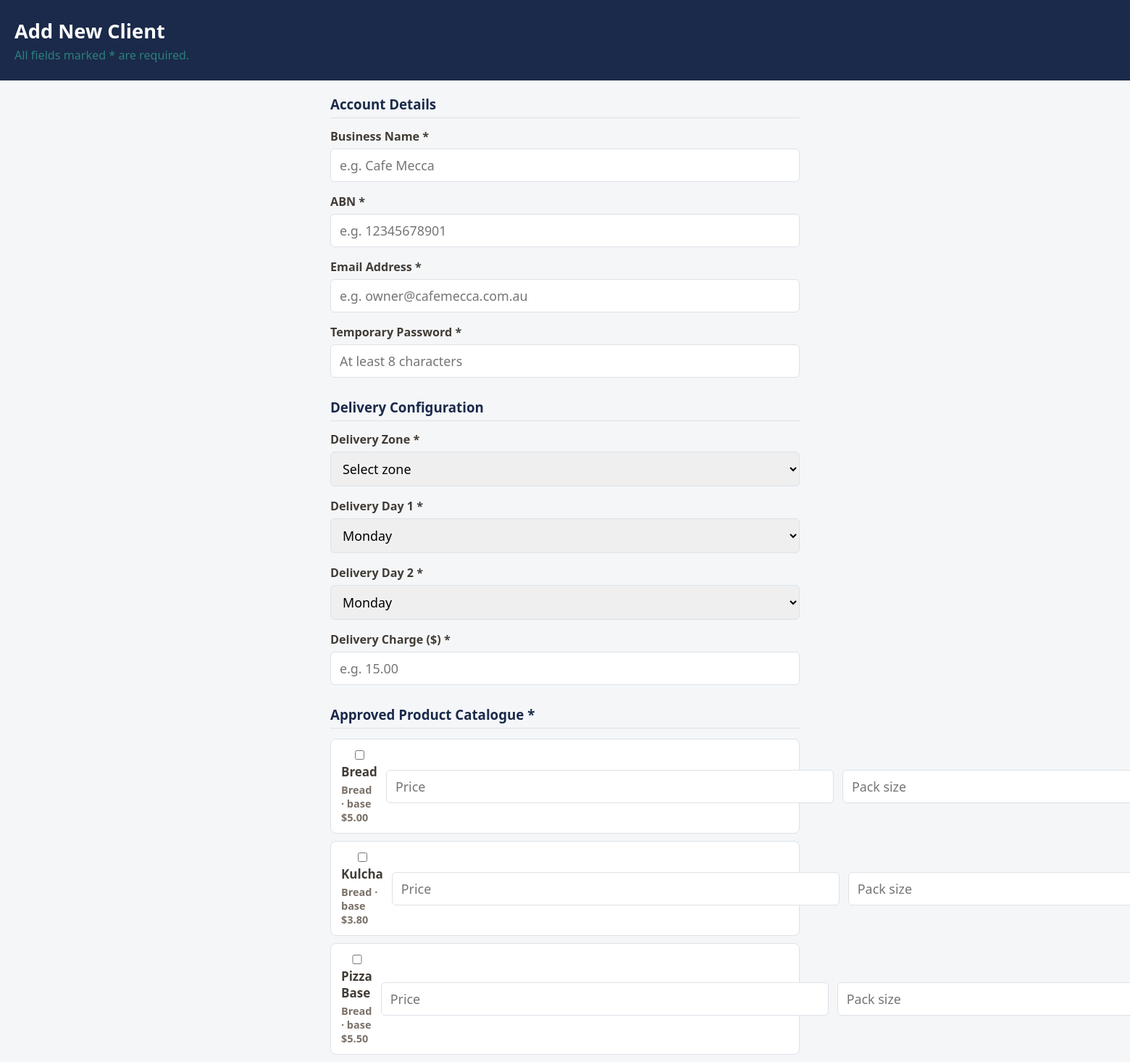
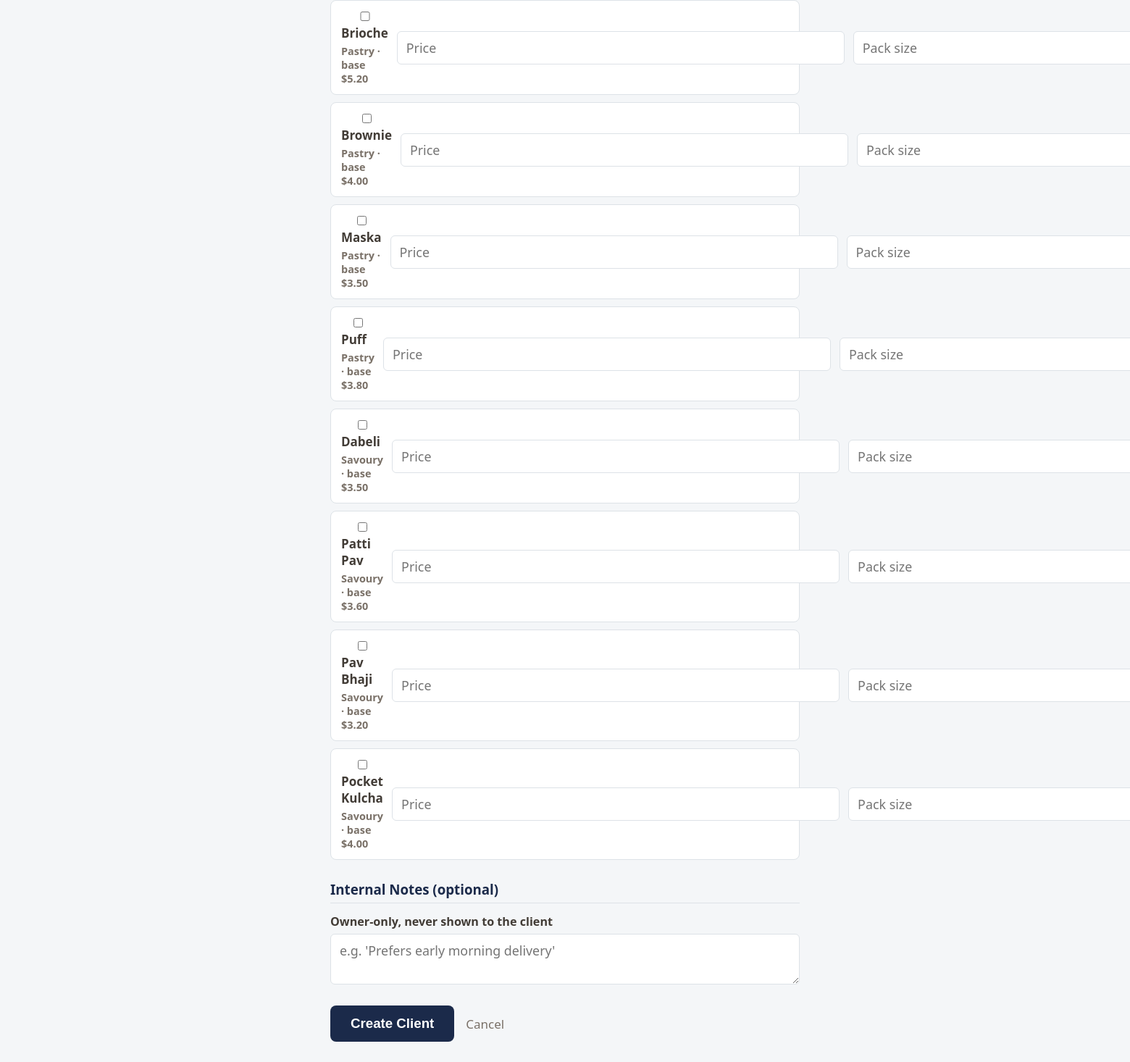
The page /owner/clients/new (signed in) on the database its author committed (2 pictures, top to bottom).
### tables this page shows
CREATE TABLE products (
    product_id   INTEGER PRIMARY KEY AUTOINCREMENT,
    product_name TEXT NOT NULL UNIQUE,
    category     TEXT NOT NULL CHECK (category IN ('Bread', 'Pastry', 'Savoury')),
    base_price   REAL NOT NULL CHECK (base_price > 0),
    pack_size    INTEGER NOT NULL CHECK (pack_size > 0)
, gst_applicable INTEGER NOT NULL DEFAULT 0 CHECK (gst_applicable IN (0, 1)));

### routes/owner.py (the view, shortened to what this page needs)
@owner_bp.route("/owner/clients/new", methods=["GET", "POST"])
@login_required("owner")
def add_client():
    products = _all_products()
    if request.method == "GET":
        return render_template(
            "owner_client_form.html", zones=ZONES, weekdays=WEEKDAYS,
            products=products, form_data={}, error=None,
        )

### database/db.py (called while the page is built)
def get_db_connection():
    DATABASE_PATH.parent.mkdir(parents=True, exist_ok=True)
    connection = sqlite3.connect(DATABASE_PATH)
    connection.row_factory = sqlite3.Row
    connection.execute("PRAGMA foreign_keys = ON")
    return connection

### routes/auth.py (called while the page is built)
def login_required(role):
    def decorator(view_func):
        @wraps(view_func)
        def wrapped(*args, **kwargs):
            if session.get("user_id") is None:
                return redirect(url_for("auth.login"))
            if session.get("role") != role:
                abort(403)
            return view_func(*args, **kwargs)
        return wrapped
    return decorator

### routes/owner.py (called while the page is built)
def _all_products():
    connection = get_db_connection()
    try:
        return connection.execute(
            "SELECT product_id, product_name, category, base_price, pack_size "
            "FROM products ORDER BY category, product_name"
        ).fetchall()
    finally:
        connection.close()

### templates/owner_client_form.html (shortened to what this page needs)
{% extends "base.html" %}
{% block body %}
<div class="order-page">
    <header class="order-header">
        <h1>Add New Client</h1>
        <p class="order-subtext">All fields marked * are required.</p>
    </header>
    <main class="client-form-wrap">
        <form method="post" action="{{ url_for('owner.add_client') }}" novalidate>
            <h2 class="form-section-title">Account Details</h2>
            <div class="field">
                <label for="business_name">Business Name *</label>
                <input type="text" id="business_name" name="business_name" maxlength="100"
                       placeholder="e.g. Cafe Mecca" value="{{ form_data.get('business_name', '') }}">
            </div>
            <div class="field">
                <label for="abn">ABN *</label>
                <input type="text" id="abn" name="abn" maxlength="11"
                       placeholder="e.g. 12345678901" value="{{ form_data.get('abn', '') }}">
            </div>
            <div class="field">
                <label for="email">Email Address *</label>
                <input type="email" id="email" name="email" maxlength="254"
                       placeholder="e.g. owner@cafemecca.com.au" value="{{ form_data.get('email', '') }}">
            </div>
            <div class="field">
                <label for="temp_password">Temporary Password *</label>
                <input type="text" id="temp_password" name="temp_password" maxlength="72"
                       placeholder="At least 8 characters" value="{{ form_data.get('temp_password', '') }}">
            </div>
            <h2 class="form-section-title">Delivery Configuration</h2>
            <div class="field">
                <label for="delivery_zone">Delivery Zone *</label>
                <select id="delivery_zone" name="delivery_zone">
                    <option value="" disabled {% if not form_data.get('delivery_zone') %}selected{% endif %}>Select zone</option>
                </select>
            </div>
            <div class="field">
                <label for="delivery_day1">Delivery Day 1 *</label>
                <select id="delivery_day1" name="delivery_day1">
                    {% for day in weekdays %}
                    <option value="{{ day }}" {% if form_data.get('delivery_day1') == day %}selected{% endif %}>{{ day }}</option>
                    {% endfor %}
                </select>
            </div>
            <div class="field">
                <label for="delivery_day2">Delivery Day 2 *</label>
                <select id="delivery_day2" name="delivery_day2">
                    {% for day in weekdays %}
                    <option value="{{ day }}" {% if form_data.get('delivery_day2') == day %}selected{% endif %}>{{ day }}</option>
                    {% endfor %}
                </select>
            </div>
            <div class="field">
                <label for="delivery_charge">Delivery Charge ($) *</label>
                <input type="number" id="delivery_charge" name="delivery_charge" min="0.01" step="0.01"
                       placeholder="e.g. 15.00" value="{{ form_data.get('delivery_charge', '') }}">
            </div>
            <h2 class="form-section-title">Approved Product Catalogue *</h2>
            <div class="catalogue-list">
                {% for product in products %}
                <div class="catalogue-row">
                    <label class="catalogue-check">
                        <input type="checkbox" name="product_{{ product.product_id }}"
                               {% if form_data.get('product_' ~ product.product_id) %}checked{% endif %}>
                        {{ product.product_name }}
                        <span class="product-meta">{{ product.category }} &middot; base ${{ "%.2f"|format(product.base_price) }}</span>
                    </label>
                    <input type="number" min="0.01" step="0.01" class="catalogue-price"
                           name="price_{{ product.product_id }}" placeholder="Price"
                           value="{{ form_data.get('price_' ~ product.product_id, '') }}">
                    <input type="number" min="1" step="1" class="catalogue-pack"
                           name="pack_{{ product.product_id }}" placeholder="Pack size"
                           value="{{ form_data.get('pack_' ~ product.product_id, '') }}">
                </div>
                {% endfor %}
            </div>
            <h2 class="form-section-title">Internal Notes (optional)</h2>
            <div class="field">
                <label for="internal_notes">Owner-only, never shown to the client</label>
                <textarea id="internal_notes" name="internal_notes" maxlength="500"
                          placeholder="e.g. 'Prefers early morning delivery'">{{ form_data.get('internal_notes', '') }}</textarea>
            </div>
            <div class="client-form-actions">
                <button type="submit" class="btn-primary">Create Client</button>
                <a class="btn-cancel" href="{{ url_for('owner.client_list') }}">Cancel</a>
            </div>
        </form>
    </main>
</div>
{% endblock %}

### static/css/style.css (style rules this page uses)
:root { --navy: #1B2A4A; --navy-dark: #121E36; --navy-light: #2C4370; --teal: #2A7F7F; --teal-dark: #1F6363; --feature-text: #99A6BD; --mint-green: #4FC79A; --warm-brown: #8B5E3C; --gold: #D9A441; --error-red: #C0392B; --error-bg: #FBEAE8; --surface: #FFFFFF; --text: #423C36; --text-muted: #7A7168; --border: #DDE2E7; }
* { box-sizing: border-box; }
html { font-size: 17px; }
body { margin: 0; font-family: "Segoe UI", Roboto, Arial, sans-serif; color: var(--text); background: var(--surface); }
.field { margin-bottom: 16px; }
.field label { display: block; font-size: 0.95rem; font-weight: 600; margin-bottom: 6px; color: var(--text); }
.field input[type="email"], .field input[type="password"], .field input[type="text"], .field input[type="date"] { width: 100%; padding: 10px 12px; border: 1px solid var(--border); border-radius: 6px; font-size: 1.05rem; }
.btn-primary { width: 100%; padding: 22px 0; background: var(--navy); color: #fff; border: none; border-radius: 8px; font-size: 1.1rem; font-weight: 600; cursor: pointer; transition: background 0.15s ease; }
.order-page { min-height: 100vh; background: #F4F6F8; }
.order-header { background: var(--navy); color: #fff; padding: 24px 20px; }
.order-header h1 { margin: 0 0 4px; font-size: 1.6rem; }
.order-subtext { margin: 0; color: var(--teal); font-size: 0.95rem; }
.product-meta { margin: 2px 0 0; font-size: 0.85rem; color: var(--text-muted); }
.client-form-wrap { max-width: 680px; margin: 0 auto; padding: 20px 16px 40px; }
.client-form-wrap select, .client-form-wrap textarea, .client-form-wrap input[type="text"], .client-form-wrap input[type="email"], .client-form-wrap input[type="number"] { width: 100%; padding: 10px 12px; border: 1px solid var(--border); border-radius: 6px; font-size: 1.05rem; font-family: inherit; }
.client-form-wrap textarea { resize: vertical; min-height: 70px; }
.form-section-title { margin: 28px 0 14px; font-size: 1.1rem; color: var(--navy); border-bottom: 1px solid var(--border); padding-bottom: 6px; }
.form-section-title:first-child { margin-top: 0; }
.catalogue-list { display: flex; flex-direction: column; gap: 10px; }
.catalogue-row { display: flex; align-items: center; gap: 12px; background: var(--surface); border: 1px solid var(--border); border-radius: 8px; padding: 12px 14px; }
.catalogue-check { flex: 1; display: flex; flex-direction: column; gap: 2px; font-weight: 600; cursor: pointer; }
.catalogue-price, .catalogue-pack { width: 90px; padding: 8px 10px; border: 1px solid var(--border); border-radius: 6px; flex-shrink: 0; }
.client-form-actions { display: flex; align-items: center; gap: 16px; margin-top: 24px; }
.client-form-actions .btn-primary { width: auto; padding: 14px 28px; }
.btn-cancel { color: var(--text-muted); text-decoration: none; }

### rows shown on the page
products: product_name "Bread", category "Bread", base_price "5.00"
products: product_name "Kulcha", category "Bread", base_price "3.80"
products: product_name "Pizza Base", category "Bread", base_price "5.50"
products: product_name "Brioche", category "Pastry", base_price "5.20"
products: product_name "Brownie", category "Pastry", base_price "4.00"
products: product_name "Maska", category "Pastry", base_price "3.50"
products: product_name "Puff", category "Pastry", base_price "3.80"
products: product_name "Dabeli", category "Savoury", base_price "3.50"
products: product_name "Patti Pav", category "Savoury", base_price "3.60"
products: product_name "Pav Bhaji", category "Savoury", base_price "3.20"
products: product_name "Pocket Kulcha", category "Savoury", base_price "4.00"

### other values the page prints
form field delivery_day1 "Monday"
form field delivery_day2 "Monday"
